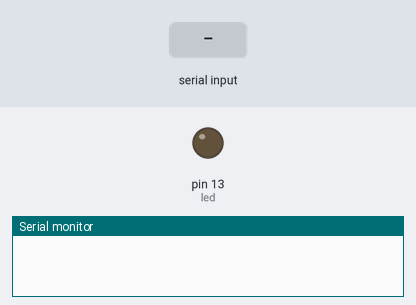
Recording of a sketch running on a simulated Arduino Uno, built with avr-gcc and run on an emulated ATmega328P. On the bench: output pins drawn as LEDs (lit = HIGH), the last lines printed to the serial monitor. The test bench sets the inputs (shaded band).

Above: at 1.2 s.
1.3 s: "on" received over Serial
At 3.2 s:
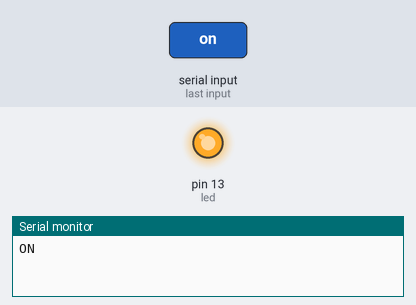
3.8 s: "off" received over Serial
At 5.1 s:
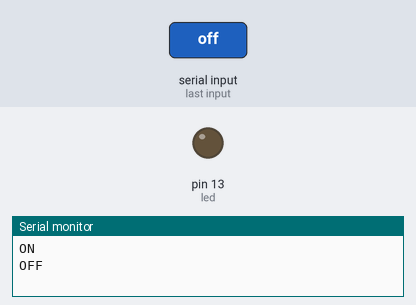
Timing chart, 0 to 6.8 s (numbered marks = the images above; inputs shaded):
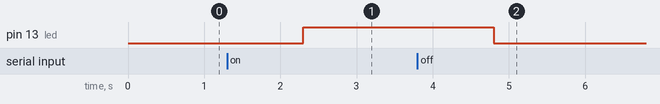

Measured:
- after the input at 1.3 s, pin 13 (led): LOW → HIGH after 1.0 s
- after the input at 3.8 s, pin 13 (led): HIGH → LOW after 1.0 s

The sketch:

serial_commands.ino
```cpp
/*
Считываем с последовательного порта символьные команды "on" и "off"
При включении ("on") - загорается светодиод на 13 пине, при выключении - отключается.
*/
  int led = 13;

  void setup()
  {
    Serial.begin(115200); // открыть серийный порт на скорости 115200 бит/с
    pinMode(led, OUTPUT);
  }

  void loop()
  {

     while(Serial.available() > 0) {
      String ttydata = Serial.readString(); // ttyData - информация с серийного порта
      if (ttydata.substring(0,2) == "on") {
        Serial.println("ON");
        digitalWrite(led, HIGH);
      } else if (ttydata.substring(0,3) == "off") {
         Serial.println("OFF");
         digitalWrite(led, LOW);
      } else {
        Serial.println("error command");
     }
  }
}
```
